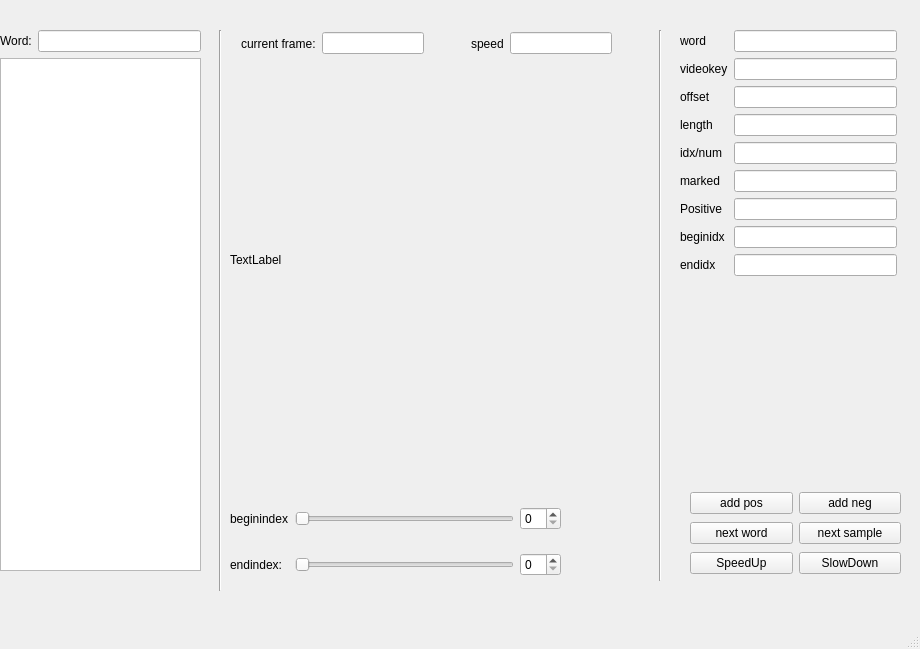
<?xml version="1.0" encoding="UTF-8"?>
<ui version="4.0">
 <class>MainWindow</class>
 <widget class="QMainWindow" name="MainWindow">
  <property name="geometry">
   <rect>
    <x>0</x>
    <y>0</y>
    <width>920</width>
    <height>649</height>
   </rect>
  </property>
  <property name="windowTitle">
   <string>Annotation &amp; display</string>
  </property>
  <widget class="QWidget" name="centralwidget">
   <widget class="Line" name="line">
    <property name="geometry">
     <rect>
      <x>210</x>
      <y>30</y>
      <width>20</width>
      <height>561</height>
     </rect>
    </property>
    <property name="orientation">
     <enum>Qt::Vertical</enum>
    </property>
   </widget>
   <widget class="QLabel" name="videolabel">
    <property name="geometry">
     <rect>
      <x>230</x>
      <y>80</y>
      <width>360</width>
      <height>360</height>
     </rect>
    </property>
    <property name="frameShadow">
     <enum>QFrame::Sunken</enum>
    </property>
    <property name="lineWidth">
     <number>5</number>
    </property>
    <property name="text">
     <string>TextLabel</string>
    </property>
    <property name="margin">
     <number>0</number>
    </property>
   </widget>
   <widget class="QWidget" name="">
    <property name="geometry">
     <rect>
      <x>680</x>
      <y>30</y>
      <width>217</width>
      <height>275</height>
     </rect>
    </property>
    <layout class="QFormLayout" name="formLayout_3">
     <item row="0" column="0">
      <widget class="QLabel" name="label_5">
       <property name="text">
        <string>word</string>
       </property>
      </widget>
     </item>
     <item row="0" column="1">
      <widget class="QLineEdit" name="word_text"/>
     </item>
     <item row="1" column="0">
      <widget class="QLabel" name="label_6">
       <property name="text">
        <string>videokey</string>
       </property>
      </widget>
     </item>
     <item row="1" column="1">
      <widget class="QLineEdit" name="videokey_text"/>
     </item>
     <item row="2" column="0">
      <widget class="QLabel" name="label_8">
       <property name="text">
        <string>offset</string>
       </property>
      </widget>
     </item>
     <item row="2" column="1">
      <widget class="QLineEdit" name="offset_text"/>
     </item>
     <item row="3" column="0">
      <widget class="QLabel" name="label_7">
       <property name="text">
        <string>length</string>
       </property>
      </widget>
     </item>
     <item row="3" column="1">
      <widget class="QLineEdit" name="length_text"/>
     </item>
     <item row="4" column="0">
      <widget class="QLabel" name="label_11">
       <property name="text">
        <string>idx/num</string>
       </property>
      </widget>
     </item>
     <item row="4" column="1">
      <widget class="QLineEdit" name="idx_text"/>
     </item>
     <item row="5" column="0">
      <widget class="QLabel" name="label_10">
       <property name="text">
        <string>marked</string>
       </property>
      </widget>
     </item>
     <item row="5" column="1">
      <widget class="QLineEdit" name="annotated_text">
       <property name="enabled">
        <bool>true</bool>
       </property>
      </widget>
     </item>
     <item row="6" column="0">
      <widget class="QLabel" name="postive_label">
       <property name="text">
        <string>Positive</string>
       </property>
      </widget>
     </item>
     <item row="6" column="1">
      <widget class="QLineEdit" name="positive_text"/>
     </item>
     <item row="7" column="0">
      <widget class="QLabel" name="beginidx_label">
       <property name="text">
        <string>beginidx</string>
       </property>
      </widget>
     </item>
     <item row="7" column="1">
      <widget class="QLineEdit" name="beginidx_text"/>
     </item>
     <item row="8" column="0">
      <widget class="QLabel" name="endidx_label">
       <property name="text">
        <string>endidx</string>
       </property>
      </widget>
     </item>
     <item row="8" column="1">
      <widget class="QLineEdit" name="endidx_text"/>
     </item>
    </layout>
   </widget>
   <widget class="Line" name="line_2">
    <property name="geometry">
     <rect>
      <x>650</x>
      <y>30</y>
      <width>20</width>
      <height>551</height>
     </rect>
    </property>
    <property name="orientation">
     <enum>Qt::Vertical</enum>
    </property>
   </widget>
   <widget class="QWidget" name="">
    <property name="geometry">
     <rect>
      <x>0</x>
      <y>30</y>
      <width>201</width>
      <height>541</height>
     </rect>
    </property>
    <layout class="QVBoxLayout" name="verticalLayout">
     <item>
      <layout class="QFormLayout" name="formLayout">
       <item row="0" column="0">
        <widget class="QLabel" name="label">
         <property name="text">
          <string>Word:</string>
         </property>
        </widget>
       </item>
       <item row="0" column="1">
        <widget class="QLineEdit" name="wordexplore"/>
       </item>
      </layout>
     </item>
     <item>
      <widget class="QListWidget" name="listWidget"/>
     </item>
    </layout>
   </widget>
   <widget class="QWidget" name="">
    <property name="geometry">
     <rect>
      <x>230</x>
      <y>490</y>
      <width>331</width>
      <height>103</height>
     </rect>
    </property>
    <layout class="QGridLayout" name="gridLayout">
     <item row="0" column="0">
      <widget class="QLabel" name="label_3">
       <property name="text">
        <string>beginindex</string>
       </property>
      </widget>
     </item>
     <item row="1" column="2">
      <widget class="QSpinBox" name="endindex_spinBox"/>
     </item>
     <item row="0" column="1">
      <widget class="QSlider" name="beginindex_Slider">
       <property name="orientation">
        <enum>Qt::Horizontal</enum>
       </property>
      </widget>
     </item>
     <item row="0" column="2">
      <widget class="QSpinBox" name="beginindex_spinBox"/>
     </item>
     <item row="1" column="1">
      <widget class="QSlider" name="endindex_Slider">
       <property name="orientation">
        <enum>Qt::Horizontal</enum>
       </property>
      </widget>
     </item>
     <item row="1" column="0">
      <widget class="QLabel" name="label_4">
       <property name="text">
        <string>endindex:</string>
       </property>
      </widget>
     </item>
    </layout>
   </widget>
   <widget class="QWidget" name="">
    <property name="geometry">
     <rect>
      <x>690</x>
      <y>490</y>
      <width>211</width>
      <height>89</height>
     </rect>
    </property>
    <layout class="QGridLayout" name="gridLayout_2">
     <item row="0" column="1">
      <widget class="QPushButton" name="btn_addneg">
       <property name="text">
        <string>add neg</string>
       </property>
      </widget>
     </item>
     <item row="1" column="1">
      <widget class="QPushButton" name="btn_nextsample">
       <property name="text">
        <string>next sample</string>
       </property>
      </widget>
     </item>
     <item row="0" column="0">
      <widget class="QPushButton" name="btn_addpos">
       <property name="text">
        <string>add pos</string>
       </property>
      </widget>
     </item>
     <item row="1" column="0">
      <widget class="QPushButton" name="btn_nextword">
       <property name="text">
        <string>next word</string>
       </property>
      </widget>
     </item>
     <item row="2" column="0">
      <widget class="QPushButton" name="btn_speedup">
       <property name="text">
        <string>SpeedUp</string>
       </property>
      </widget>
     </item>
     <item row="2" column="1">
      <widget class="QPushButton" name="btn_slowdown">
       <property name="text">
        <string>SlowDown</string>
       </property>
      </widget>
     </item>
    </layout>
   </widget>
   <widget class="QWidget" name="">
    <property name="geometry">
     <rect>
      <x>241</x>
      <y>30</y>
      <width>371</width>
      <height>27</height>
     </rect>
    </property>
    <layout class="QHBoxLayout" name="horizontalLayout">
     <item>
      <widget class="QLabel" name="label_2">
       <property name="text">
        <string>current frame:</string>
       </property>
      </widget>
     </item>
     <item>
      <widget class="QLineEdit" name="currentframe"/>
     </item>
     <item>
      <spacer name="horizontalSpacer">
       <property name="orientation">
        <enum>Qt::Horizontal</enum>
       </property>
       <property name="sizeHint" stdset="0">
        <size>
         <width>48</width>
         <height>20</height>
        </size>
       </property>
      </spacer>
     </item>
     <item>
      <widget class="QLabel" name="label_12">
       <property name="text">
        <string>speed</string>
       </property>
      </widget>
     </item>
     <item>
      <widget class="QLineEdit" name="speed_text"/>
     </item>
    </layout>
   </widget>
  </widget>
  <widget class="QMenuBar" name="menubar">
   <property name="geometry">
    <rect>
     <x>0</x>
     <y>0</y>
     <width>920</width>
     <height>22</height>
    </rect>
   </property>
  </widget>
  <widget class="QStatusBar" name="statusbar"/>
 </widget>
 <resources/>
 <connections>
  <connection>
   <sender>beginindex_Slider</sender>
   <signal>valueChanged(int)</signal>
   <receiver>beginindex_spinBox</receiver>
   <slot>setValue(int)</slot>
   <hints>
    <hint type="sourcelabel">
     <x>464</x>
     <y>446</y>
    </hint>
    <hint type="destinationlabel">
     <x>552</x>
     <y>449</y>
    </hint>
   </hints>
  </connection>
  <connection>
   <sender>beginindex_spinBox</sender>
   <signal>valueChanged(int)</signal>
   <receiver>beginindex_Slider</receiver>
   <slot>setValue(int)</slot>
   <hints>
    <hint type="sourcelabel">
     <x>581</x>
     <y>446</y>
    </hint>
    <hint type="destinationlabel">
     <x>472</x>
     <y>441</y>
    </hint>
   </hints>
  </connection>
  <connection>
   <sender>endindex_Slider</sender>
   <signal>valueChanged(int)</signal>
   <receiver>endindex_spinBox</receiver>
   <slot>setValue(int)</slot>
   <hints>
    <hint type="sourcelabel">
     <x>433</x>
     <y>478</y>
    </hint>
    <hint type="destinationlabel">
     <x>574</x>
     <y>484</y>
    </hint>
   </hints>
  </connection>
  <connection>
   <sender>endindex_spinBox</sender>
   <signal>valueChanged(int)</signal>
   <receiver>endindex_Slider</receiver>
   <slot>setValue(int)</slot>
   <hints>
    <hint type="sourcelabel">
     <x>587</x>
     <y>484</y>
    </hint>
    <hint type="destinationlabel">
     <x>431</x>
     <y>478</y>
    </hint>
   </hints>
  </connection>
 </connections>
</ui>
